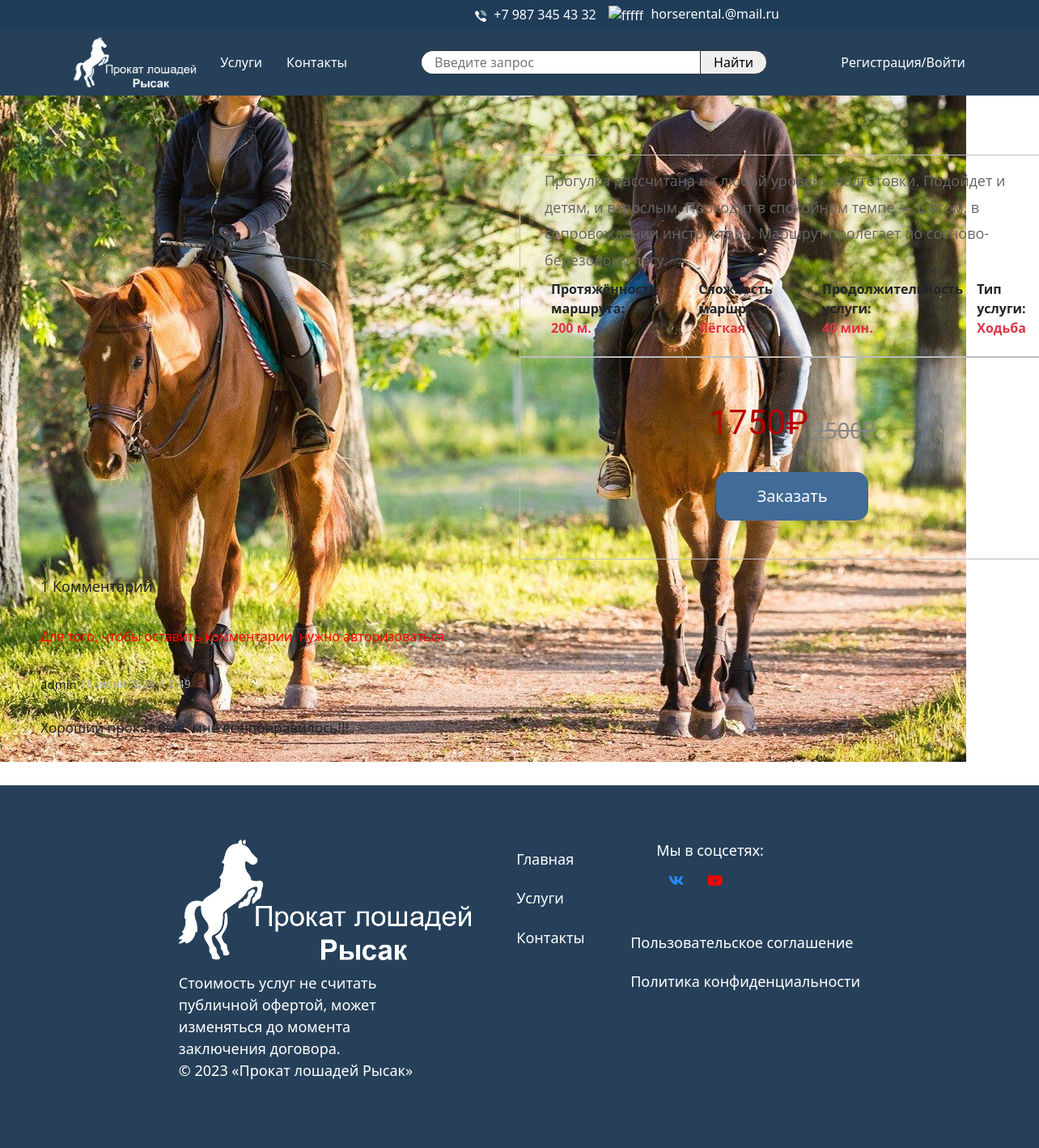
/services/detail/1/, run on the app's committed database.
### horse/models.py (models this page shows, shortened)
class Services(models.Model):
    service_name = models.CharField(max_length=30, verbose_name='Наименование')
    service_img = models.ImageField(upload_to='%Y/%m/%d/', verbose_name='Фото')
    service_sell = models.IntegerField(verbose_name='Цена')
    sale = models.IntegerField('Скидка в процентах', null=True, default=0)
    horse = models.ManyToManyField(Horse, verbose_name='Порода', blank=True, symmetrical=False)
    trainer = models.ManyToManyField(Trainer, verbose_name='Тренер', blank=True, symmetrical=True)
    training = models.ForeignKey(Training, on_delete=models.CASCADE, verbose_name='Тренировки')
    route = models.ForeignKey(Route, on_delete=models.CASCADE, verbose_name='Описание')
    time = models.IntegerField(verbose_name='Время оказания услуги')
    class Meta:
        ordering = ('service_name',)
        verbose_name = 'Услуга'
        verbose_name_plural = 'Услуги'
    @property
    def sell(self):
        return int(self.service_sell * (100 - self.sale) / 100)

class Route(models.Model):
    route_name = models.CharField(max_length=30, verbose_name='Название')
    length = models.IntegerField(verbose_name='Протяжённость')
    complexity_name = models.ForeignKey(Complexity, on_delete=models.CASCADE, verbose_name='Сложность')
    description = models.TextField(max_length=250, verbose_name='Описание')
    class Meta:
        ordering = ('length',)
        verbose_name = 'Маршрут'
        verbose_name_plural = 'Маршруты'

class Training(models.Model):
    training_name = models.CharField(max_length=30, verbose_name='Название тренировки')
    types_training_name = models.ForeignKey(Types_of_training, on_delete=models.CASCADE, verbose_name='Тип тренировки')
    complexity_name = models.ForeignKey(Complexity, on_delete=models.CASCADE, verbose_name='Сложность')
    class Meta:
        verbose_name = 'Тренировка'
        verbose_name_plural = 'Тренировки'

class Complexity(models.Model):
    complexity_name = models.CharField(max_length=30, verbose_name='Уровень сложности')
    class Meta:
        verbose_name = 'Сложность'
        verbose_name_plural = 'Сложности'
    def __str__(self):
        return self.complexity_name

class Types_of_training(models.Model):
    types_training_name = models.CharField(max_length=30, verbose_name='Тип тренировки')
    class Meta:
        verbose_name = 'Вид тренировки'
        verbose_name_plural = 'Виды тренировок'
    def __str__(self):
        return self.types_training_name

class Comments(models.Model):
    user = models.ForeignKey(User, on_delete=models.CASCADE, verbose_name='Пользователь')
    services = models.ForeignKey(Services, on_delete=models.CASCADE, verbose_name='Услуга')
    text = models.TextField(blank=False, verbose_name='Текст')
    date = models.DateTimeField(auto_now_add=True, verbose_name='Дата')
    class Meta:
        verbose_name = 'Комментарий'
        verbose_name_plural = 'Комментарии'
        ordering = ['-date', ]

### horse_reg/models.py (models this page shows)
class CustomUser(AbstractUser):
    email = models.EmailField(max_length=128, unique=True, db_index=True, blank=False, verbose_name='Почта')
    is_active = models.BooleanField(blank=False, default=False, verbose_name='Активен')
    USERNAME_FIELD = 'username'
    REQUIRED_FIELDS = ['email']
    objects = CustomUserManager()

### horse/views.py (the view)
# urls.py: path('detail/<int:service_id>/', service_detail_view, name='detail'),
def service_detail_view(request, service_id):
    serv = get_object_or_404(Services, id=service_id)
    comments = Comments.objects.filter(services=service_id)
    if request.method == 'POST':
        form = CommentForm(request.POST)
        if form.is_valid():
            form = form.save(commit=False)
            form.user = request.user
            form.services = serv
            form.save()
            form = CommentForm
    else:
        form = CommentForm()
    return render(request, 'horse/service_detail.html', {'service': serv, 'comments': comments, 'form': form})

### horse/forms.py
class CommentForm(ModelForm):
    text = forms.CharField(label='Введите комментарий', widget=TextInput(attrs={"class": "comment_holder"}))
    class Meta:
        model = Comments
        fields = ('text',)

### horse/templates/horse/service_detail.html (shortened to what this page needs)
{% extends 'layout.html' %}
{% load thumbnail %}
{% load static %}
{% block content %}
    <div class="container_service">
        <p style="font-size: 42px; width: auto" class="txt_banner">{{ service.service_name }}</p>
        <div class="block_info">
            <div class="foto_info">
                {% thumbnail service.service_img '600' crop="center" as im %}
                    <img src="{{ im.url }}" width="{{ im.width }}" height="{{ im.height }}" alt="">
                {% endthumbnail %}
            </div>
            <div class="more_info_serv">
                <div class="txt_info_serv1">
                    <p class="detail_desc">{{ service.route.description }}</p>
                    <div class="d-flex">
                        {% if not service.route.length < 1 %}
                            <p class="fw-bold m-2">Протяжённость маршрута: <span class="text-danger">{{ service.route.length }} м.</span></p>
                            <p class="fw-bold m-2">Сложность маршрута: <span class="text-danger">{{ service.training.complexity_name }}</span></p>
                        {% else %}
                            <p></p>
                        {% endif %}
                        <p class="fw-bold m-2">Продолжительность услуги: <span class="text-danger">{{ service.time }} мин.</span></p>
                        <p class="fw-bold m-2">Тип услуги: <span class="text-danger">{{ service.training.types_training_name }}</span></p>
                    </div>
                </div>
                <div class="txt_info_serv2">
                    {% if service.sale %}
                        <div style="display: flex; align-items: flex-end">
                            <p style="font-size: 42px; color: #b70000;" class="txt_service">{{ service.sell }}₽</p>
                            <span style="font-size: 27px; color: #868686; padding-left: 5px; text-decoration: line-through;">{{ service.service_sell }}₽</span>
                        </div>
                    {% else %}
                        <p style="font-size: 42px;" class="txt_service">{{ service.service_sell }}₽</p>
                    {% endif %}
                    <label>
                        <a href="{% url 'hor:order' order_id=service.id %}">
                            <button class="btn_buy">Заказать</button>
                        </a>
                    </label>
                </div>
            </div>
        </div>
    </div>
    <div class="comments">
        {% if comments.count == 1 %}
            <p style="font-size: 18px">{{ comments.count }} Комментарий</p>
        {% elif comments.count == 2 or comments.count == 3 or comments.count  == 4 %}
            <p style="font-size: 18px">{{ comments.count }} Комментария</p>
        {% elif comments.count > 4 %}
            <p style="font-size: 18px">{{ comments.count }} Комментариев</p>
        {% endif %}
        {% if user.is_active %}
            <form style="padding: 20px 0 20px 0" action="" method="post">
                {% csrf_token %}
                {{ form.as_p }}
                <div class="footer_comment">
                    <button class="comment_send" type="submit">Оставить комментарий</button>
                </div>
            </form>
        {% else %}
            <p style="padding: 20px 0 20px 0; color: red">Для того, чтобы оставить комментарии, нужно авторизоваться</p>
        {% endif %}
        {% for comment in comments %}
            <h style="display: flex">
                <p style="padding-right: 4px; font-size: 15px; margin: 0 0 5px 0">{{ comment.user }}</p>
                <p style="font-size: 14px; color: #AAAAAA; margin: 0 0 5px 0">{{ comment.date }}</p>
            </h>
            <br>
            <p style="font-size: 17px; margin: 0 0 15px 0">{{ comment.text }}</p> <br>
        {% endfor %}
    </div>
{% endblock %}

### static/css/styles.css (style rules this page uses)
* { padding: 0; margin: 0; box-sizing: border-box; }
body, html { font-family: Open Sans, Arial, sans-serif; max-width: 100%; }
a { color: #ffffff; text-decoration: none; }
.txt_banner { font-family: 'Alice', Georgia, "Times New Roman", serif; width: 706px; letter-spacing: -3px; line-height: 1.1em; font-size: 80px; color: #333; font-weight: 500; margin: 0 0 30px 0; }
.txt_service { text-decoration: none; font-size: 26px; font-family: 'Alice', Georgia, "Times New Roman", serif; margin: 0; }
.container_service { display: flex; flex-direction: column; margin-top: 115px; align-items: center; }
.block_info { display: flex; justify-content: center; }
.foto_info { display: flex; width: 674px; height: 500px; justify-content: center; align-items: center; border: 1px solid #d1d1d1; border-radius: 20px 0 0 20px; }
.detail_desc { font-family: Open Sans, Arial, sans-serif; color: #666; font-weight: 500; font-size: 18px; line-height: 1.8em; margin: 0; }
.txt_info_serv1 { display: flex; width: 674px; height: 250px; flex-direction: column; border: 1px solid #bdbdbd; padding: 30px; justify-content: center; border-radius: 0 20px 0 0; }
.txt_info_serv2 { display: flex; width: 674px; height: 250px; flex-direction: column; border: 1px solid #bdbdbd; align-items: center; justify-content: center; border-radius: 0 0 20px 0; }
.btn_buy { border: none; border-radius: 15px; background: #426b98; color: white; cursor: pointer; padding: 15px 50px 15px 50px; text-align: center; font-size: 20px; transition: all ease 0.2s; margin-top: 30px; }
.comments { padding: 20px 50px 20px 50px; }
p { display: flex; flex-direction: column; margin-bottom: 0; }

### data on the page
Services: route.description "Прогулка рассчитана на любой уровень подготовки. Подойдет и детям, и взрослым. Проходит в спокойном темпе — шагом, в сопровождении инструктора. Маршрут пролегает по сосново-березовому лесу.", route.length "200", training.complexity_name "Лёгкая", time "40", training.types_training_name "Ходьба", sell "1750", service_sell "2500"
Comments: user "admin", date "18 июня 2024 г. 2:49"
